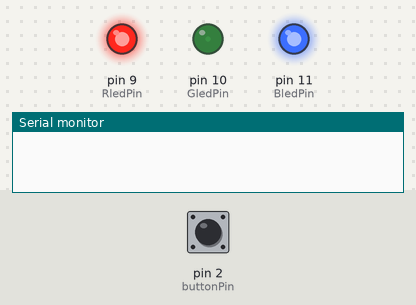
This sketch was run on a simulated Arduino Uno, built with avr-gcc and run on an emulated ATmega328P. Parts: output pins drawn as LEDs (lit = HIGH), the last lines printed to the serial monitor. The inputs (shaded band) are chosen by the test bench; at power-on: pin 2 (buttonPin) LOW.

Above: at 1.2 s.
1.3 s: pin 2 (buttonPin) pulled HIGH for 0.15 s
At 1.88 s:
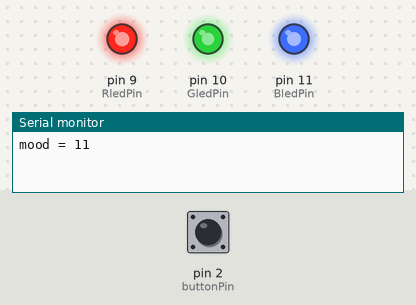
4.3 s: pin 2 (buttonPin) pulled HIGH for 1 s
At 6.2 s:
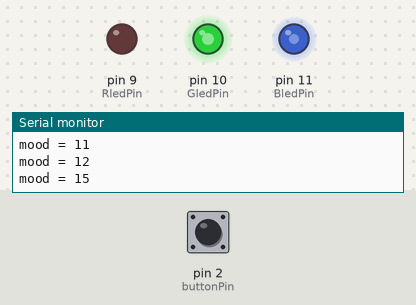
8.3 s: pin 2 (buttonPin) pulled HIGH for 0.15 s
At 8.52 s:
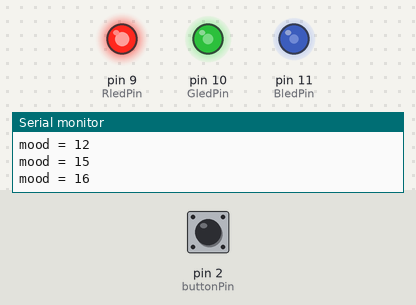
11.3 s: pin 2 (buttonPin) pulled HIGH for 3.2 s
Timing chart, 0 to 32.6 s (numbered marks = the images above; inputs shaded):
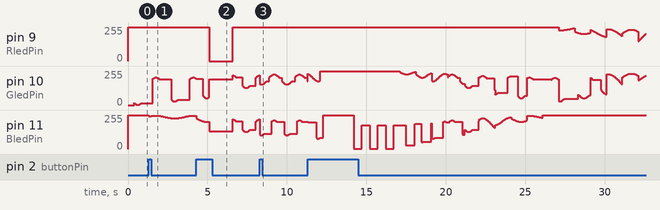

The sketch:

HW2-1.ino
```cpp
const int RledPin = 9;
const int GledPin = 10;
const int BledPin = 11;
const int buttonPin = 2;

const bool COMMON_ANODE = true;

int mood = 10;
const int neutralMood = 10;

bool buttonPressed = false;
unsigned long pressStart = 0;
bool hugged = false;

unsigned long touchedTimer = 0;
unsigned long reducedTimer = 0;
const long unTouchInterval = 5000;
const long reducedInterval = 1000;

unsigned long spamWindowStart = 0;
int spamCount = 0;
const int spamLimit = 8;
const long spamWindow = 2000;

enum Effect { NONE, RAINBOW, ANNOYED, HUG };
Effect effect = NONE;
unsigned long effectEnd = 0;
bool celebrated = false;

void setRGB(int r, int g, int b) {
  r = constrain(r, 0, 255);
  g = constrain(g, 0, 255);
  b = constrain(b, 0, 255);
  if (COMMON_ANODE) { r = 255 - r; g = 255 - g; b = 255 - b; }
  analogWrite(RledPin, r);
  analogWrite(GledPin, g);
  analogWrite(BledPin, b);
}

void moodColor(int m, int &r, int &g, int &b) {
  if (m >= neutralMood) {
    float t = (m - neutralMood) / 10.0;
    r = 0; g = 255 * (1 - t); b = 255 * t;
  } else {
    float t = (neutralMood - m) / 10.0;
    r = 255 * t; g = 255 * (1 - t); b = 0;
  }
}

void wheel(byte pos, int &r, int &g, int &b) {
  if (pos < 85)       { r = 255 - pos * 3; g = pos * 3; b = 0; }
  else if (pos < 170) { pos -= 85;  r = 0; g = 255 - pos * 3; b = pos * 3; }
  else                { pos -= 170; r = pos * 3; g = 0; b = 255 - pos * 3; }
}

void startEffect(Effect e, unsigned long duration) {
  effect = e;
  effectEnd = millis() + duration;
}

void showLED() {
  unsigned long now = millis();
  int r, g, b;

  if (effect != NONE && now >= effectEnd) effect = NONE;

  if (effect == RAINBOW) {
    wheel((now / 4) % 256, r, g, b);
    setRGB(r, g, b);
    return;
  }
  if (effect == ANNOYED) {
    if ((now / 100) % 2 == 0) setRGB(255, 0, 0);
    else setRGB(0, 0, 0);
    return;
  }
  if (effect == HUG) {
    setRGB(255, 60, 120);
    return;
  }

  moodColor(mood, r, g, b);
  long period = map(mood, 0, 20, 4000, 1000);
  float phase = (now % period) / (float)period * 2 * PI;
  float minLevel = map(mood, 0, 20, 10, 30) / 100.0;
  float level = minLevel + (1.0 - minLevel) * (sin(phase) + 1) / 2;
  setRGB(r * level, g * level, b * level);
}

void addMood(int delta) {
  mood = constrain(mood + delta, 0, 20);
  if (mood < 18) celebrated = false;
  if (mood == 20 && !celebrated) {
    celebrated = true;
    startEffect(RAINBOW, 2000);
  }
  Serial.print("mood = "); Serial.println(mood);
}

void setup() {
  Serial.begin(9600);
  pinMode(buttonPin, INPUT);
  pinMode(RledPin, OUTPUT);
  pinMode(GledPin, OUTPUT);
  pinMode(BledPin, OUTPUT);
  touchedTimer = reducedTimer = millis();
}

void loop() {
  unsigned long now = millis();
  showLED();

  int state = digitalRead(buttonPin);

  if (state == HIGH && !buttonPressed) {
    buttonPressed = true;
    pressStart = now;
    hugged = false;
    touchedTimer = now;

    if (now - spamWindowStart > spamWindow) { spamWindowStart = now; spamCount = 0; }
    spamCount++;

    if (spamCount >= spamLimit) {
      addMood(-2);
      startEffect(ANNOYED, 1500);
      spamCount = 0;
    } else {
      addMood(1);
    }
  }

  if (state == HIGH && buttonPressed && !hugged && now - pressStart > 800) {
    hugged = true;
    addMood(3);
    touchedTimer = now;
    if (effect != RAINBOW) startEffect(HUG, 1500);
  }

  if (state == LOW && buttonPressed) buttonPressed = false;

  if (now - touchedTimer > unTouchInterval && now - reducedTimer > reducedInterval) {
    mood = max(mood - 1, 0);
    if (mood < 18) celebrated = false;
    reducedTimer = now;
    Serial.print("mood = "); Serial.println(mood);
  }
}
```
